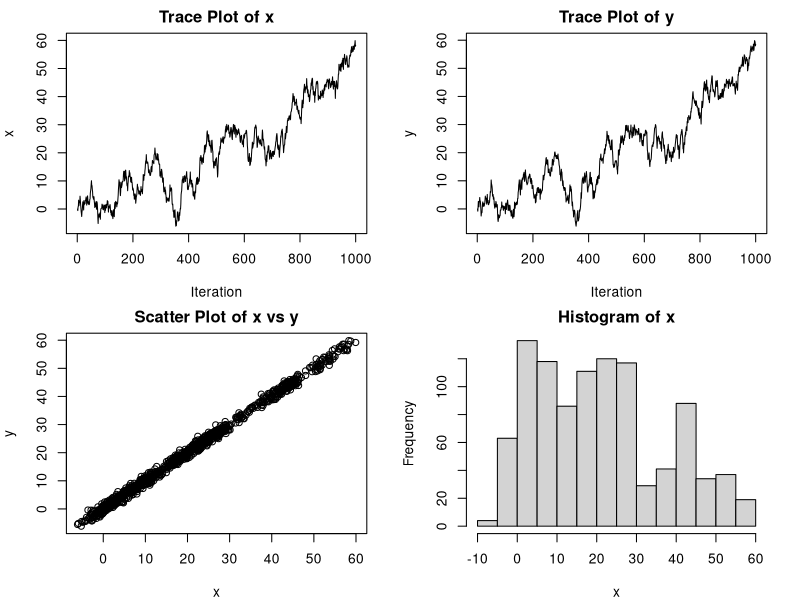

This chart was generated by the following R code:
# Step 1: Define the Conditional Distributions
# Assume:
# x | y ~ Normal(mean = y, sd = 1)
# y | x ~ Normal(mean = x, sd = 1)

# Step 2: Initialize Variables
set.seed(123)

iterations <- 1000
x <- numeric(iterations)
y <- numeric(iterations)

# Initial values
x[1] <- 0
y[1] <- 0

# Step 3: Run Two-Stage Gibbs Sampler
for (i in 2:iterations) {
  x[i] <- rnorm(1, mean = y[i - 1], sd = 1)
  y[i] <- rnorm(1, mean = x[i], sd = 1)
}

# Step 4: Reset Graphics
graphics.off()

# Open new plotting window (Windows only)
windows()

# Set plotting layout and margins
par(mfrow = c(2, 2), mar = c(4, 4, 2, 2))

# Trace Plot of x
plot(
  x,
  type = "l",
  main = "Trace Plot of x",
  xlab = "Iteration",
  ylab = "x"
)

# Trace Plot of y
plot(
  y,
  type = "l",
  main = "Trace Plot of y",
  xlab = "Iteration",
  ylab = "y"
)

# Scatter Plot
plot(
  x, y,
  main = "Scatter Plot of x vs y",
  xlab = "x",
  ylab = "y"
)

# Histogram of x
hist(
  x,
  main = "Histogram of x",
  xlab = "x"
)

# Step 5: Reset layout back to normal
par(mfrow = c(1,1))
